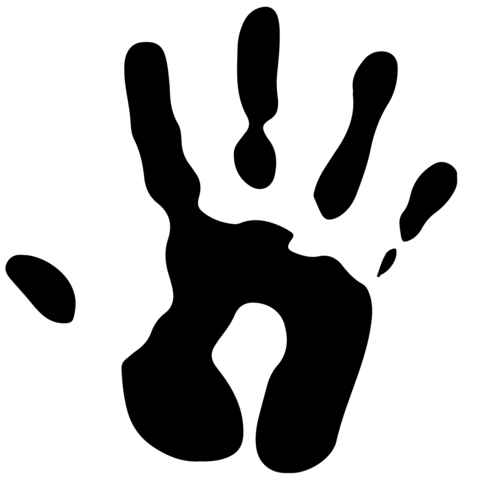
#> input picture Notebooks/hand.png, 480 x 480 px
$ jupyter execute --allow-errors math_lab_11_HART.ipynb   (shell and % lines are left out)   (older library calls are emulated)
#> lines starting #> are read from the running program, lines starting #| are printed output that depends on the picture
<h1>Table of Contents<span class="tocSkip"></span></h1>
<div class="toc"><ul class="toc-item"><li><span><a href="#PSAM-Math-Lab-11:-Visualizing-Solutions-to-Partial-Differential-Equations" data-toc-modified-id="PSAM-Math-Lab-11:-Visualizing-Solutions-to-Partial-Differential-Equations-1">PSAM Math Lab 11: Visualizing Solutions to Partial Differential Equations</a></span><ul class="toc-item"><li><span><a href="#Solving-The-Heat-Equation-(Laplace's-Equation)-with-Python" data-toc-modified-id="Solving-The-Heat-Equation-(Laplace's-Equation)-with-Python-1.1">Solving The Heat Equation (Laplace's Equation) with Python</a></span><ul class="toc-item"><li><span><a href="#Simplification-and-Spatial-Discretization-of-The-Steady-State-Heat-Equation-in-2D-and-3D-cartesian-coordinates." data-toc-modified-id="Simplification-and-Spatial-Discretization-of-The-Steady-State-Heat-Equation-in-2D-and-3D-cartesian-coordinates.-1.1.1">Simplification and Spatial Discretization of The Steady State Heat Equation in 2D and 3D cartesian coordinates.</a></span><ul class="toc-item"><li><span><a href="#Relaxation-Method" data-toc-modified-id="Relaxation-Method-1.1.1.1">Relaxation Method</a></span></li></ul></li><li><span><a href="#Visualizing-The-Solution" data-toc-modified-id="Visualizing-The-Solution-1.1.2">Visualizing The Solution</a></span><ul class="toc-item"><li><span><a href="#Reusable-Code" data-toc-modified-id="Reusable-Code-1.1.2.1">Reusable Code</a></span></li></ul></li></ul></li><li><span><a href="#Solving-the-Heat-Flow-(Schroedinger)-Equation" data-toc-modified-id="Solving-the-Heat-Flow-(Schroedinger)-Equation-1.2">Solving the Heat Flow (Schroedinger) Equation</a></span><ul class="toc-item"><li><ul class="toc-item"><li><span><a href="#Rethinking-discretization-of-Laplace's-Equation" data-toc-modified-id="Rethinking-discretization-of-Laplace's-Equation-1.2.0.1">Rethinking discretization of Laplace's Equation</a></span></li></ul></li><li><span><a href="#Warm-Handprint-on-Surface-(Cool!)" data-toc-modified-id="Warm-Handprint-on-Surface-(Cool!)-1.2.1">Warm Handprint on Surface (Cool!)</a></span></li></ul></li><li><span><a href="#Part-3:-Visualizing-Particular-Solutions-to-the-Wave-Equation-(the-Vibrating-String)" data-toc-modified-id="Part-3:-Visualizing-Particular-Solutions-to-the-Wave-Equation-(the-Vibrating-String)-1.3">Part 3: Visualizing Particular Solutions to the Wave Equation (the Vibrating String)</a></span></li><li><span><a href="#Part-4:-Circulation,-Curl,-and-Stokes'-Theorem;-the-Fundamental-Theorems-of-Vector-Calculus" data-toc-modified-id="Part-4:-Circulation,-Curl,-and-Stokes'-Theorem;-the-Fundamental-Theorems-of-Vector-Calculus-1.4">Part 4: Circulation, Curl, and Stokes' Theorem; the Fundamental Theorems of Vector Calculus</a></span></li></ul></li></ul></div>

I used these __Additional Resources:__
1. Computational Physics with Python by Dr. Eric Ayars of California State University, Chico. <a href="http://www.fizika.unios.hr/rf/wp-content/uploads/sites/67/2011/02/CPwP.pdf">Available for download (PDF) here</a>.
2. <a href="https://www.codeproject.com/articles/1087025/%2fArticles%2f1087025%2fUsing-Python-to-Solve-Computational-Physics-Proble">Using Python to Solve Computational Physics Problems</a> by Garbel Nervadof on Code Project. __*Note that Code Project author incorrectly coded the boundary conditions. I've fixed the error, as demonstrated by my code below*__

__Optimizing performance:__
The discretized solution to Laplace's Equation is extra bad (the good kind of bad) because it is very, very easily compiled into C code using just-in-time compiling.

Even better, we can <a href="https://numba.pydata.org/numba-doc/0.11/prange.html">parallelize the computation</a> or even use CUDA to run the computations on our GPU. If we want to calculate complicated heat transfer or charge distributions, we can make the computations wicked fast (compared to single-threaded CPU computing) with almost no additional effort. The only caveat is that parallelizing and GPU computing require that we use use Python built-ins exclusively... so no numpy arrays.

More information can be found here.
https://murillogroupmsu.com/julia-set-speed-comparison/

For convenience we'll use NumPy since its familiar and written on top of C/C++. We'll use Numpy + Just-In-Time compiling to give a drastic speed boost to calculating the steady state distribution. We'll use Numpy for the Heat Flow problems--we can use `@jit` compiling as well, but we won't see much of a boost.

*After giving JIT a shot I found that the arrays of data were behaving in an unexcpected way. I wasn't able to figure out in a timely manner what the issue was. JIT seems to work perfectly well for calculating the steady state distribution, but the time series wasn't responding well. I believe that Numba may be attempting to parallelize the computations, which become unstable during parallel computation. Patches of the output images seemed to be clipped away, containing NaN values.*

*Nonetheless, the code is pretty fast.*

I read but *did not* use code/math from these __Additional Resources:__

3. <a href="https://fenicsproject.org/pub/tutorial/html/._ftut1001.html#table_of_contents">Fenics Project: Solving PDEs with Python</a>

4. <a href="https://hinderedsettling.com/2015/02/06/exploring-the-diffusion-equation-with-python/">Exploring the Diffusion Equation with Python</a>

5. <a href="http://www.math-cs.gordon.edu/courses/mat342/python.html">Gordon College of Mathematics and Science: Python for Computation Mathematics and Physics Demos and Projects</a>

6. <a href="https://nbviewer.jupyter.org/github/barbagroup/CFDPython/tree/master/lessons/">Dr. Lorena A. Barbara's 12-Step Crash Course in Python for Fluid Dynamics</a>

# PSAM Math Lab 11: Visualizing Solutions to Partial Differential Equations

__Goals:__

1) Use Python and simulations to visualize solutions to some physical situations that are modeled by partial differential equations.

2) Get ahead on Week 9 MVVC reading

## Solving The Heat Equation (Laplace's Equation) with Python

Laplace's Equation for heat conduction can be given in 3D as follows:

$$ \frac{\partial{^2T}}{\partial{x^2}} + \frac{\partial{^2T}}{\partial{y^2}} + \frac{\partial{^2T}}{\partial{z^2}} = 0$$

We only have to solve the heat equation for idealized plates in two dimensions. We'll represent Laplace's Equation in three dimensions, and easily adapt the method to two dimensions.<br /><br />

To do this with *Python* we'll have to break space into a grid of evenly spaced discrete points. We'll develop a simplified expression of Laplace's Equation and use it to solve for the potential $T$. Very quickly in the discretization process we'll find out something very exciting: the value of $T$ at a given point in the grid is the average of all its neighboring points.<br /><br />

We'll only have to write and algorithm that passes over our grid until the change in value of a point is below our pre-determined tolerance... since we'll be working with very simple systems we can just set the number of passes to a sufficiently high value without having to worry about computation time or precision.

### Simplification and Spatial Discretization of The Steady State Heat Equation in 2D and 3D cartesian coordinates.

See <a href="http://www.fizika.unios.hr/rf/wp-content/uploads/sites/67/2011/02/CPwP.pdf">Computational Physics with Python by Dr. Eric Ayars of California State University,</a> beginning at page 141.

We can write the first derivative of $T$ with respect to $x$ at $x = x_{i+\frac{1}{2}}$ as the approximation:

$$\frac{\partial{T}}{\partial{x}} \approx \frac{T(x_{i+1}) - T(x_{i-1})}{\Delta x}$$

We simplify our notation such that
$$T(x_i) = T_i$$
$$T(x_{i+1},y_{j},z_{k}) = T_{i+1,j,k}$$
$$T(x_{i},y_{j},z_{k}) = T_{ijk}$$

Similarly we can write

$$\frac{\partial{T_{i-\frac{1}{2}}}}{\partial{x}} \approx \frac{T_{i} - T_{i-1}}{\Delta x}$$

We need to find each $T_i$, so:

$$\frac{\partial{T_i}}{\partial{x}} \approx \frac{T(x_{i+\frac{1}{2}}) - T(x_{i-\frac{1}{2}})}{\Delta x}$$

We've been working with first derivatives. What we really need is the *second* derivative:

$$\frac{\partial{^2T_i}}{\partial{x^2}} \approx \frac{T(x_{i+\frac{1}{2}}) - T(x_{i-\frac{1}{2}})}{\Delta x^2}$$

Now we plug this back into Laplace's Equation and simplify. There will appear to be a bit of a jump to the expression for $T_{ijk}$ that's given next, but it works out very simply on paper:

$$T_{ijk} = \frac{1}{6}[T_{i+1,j,k}+T_{i-1,j,k}+T_{i,+1j,k}+T_{i,j-1,k}+T_{i,j,k+1}+T_{i,j,k-1}]$$

As it turns out, what this tells us is that on a grid of evenly spaced discrete points, the temperature at a given point is equal to the average of the temperature of all the points around it. Cool!

In two dimensions it is even more simple and works out to be:

$$T_{ij} = \frac{1}{4}[T_{i+1,j,}+T_{i-1,j,}+T_{i,+1j,}+T_{i,j-1,}]$$

Once you work this out on paper, head over to <a href="https://www.codeproject.com/articles/1087025/%2fArticles%2f1087025%2fUsing-Python-to-Solve-Computational-Physics-Proble">the Code Project article</a> and look at the illustrations and the code. It will make even more sense.

#### Relaxation Method

The *relaxation method* entails giving a guess as to average value of the temperature over the whole plate. It can start at zero, but even the roughest guess will speed up calculation if its closer than zero to the average value across the plate. This won't effect the end result, just the calculation time.

### Visualizing The Solution

Consider a plate with dimensions $10cm \times 20cm$.

The Temperature on the bottom and top sides of the plate is held at 100 degrees, and zero on the left and right sides.

For our relaxation we'll choose a starting guess of 20 degrees.

#### Reusable Code

This can be resued for any rectangular plate in 2 dimensions.

[cell 1]
import matplotlib as mpl
import matplotlib.pyplot as plt
import matplotlib.ticker as plticker
import numpy as np

# Set the number of iterations through our grid of data points
# This means we assume it converges within 550 iterations
maxiter = 500

# Set dimensions of our plate and the delta (step size in x- and y- directions)
lenx, leny = 10, 10
delta = 1

# Bountary conditions
Ttop = 100
Tbottom = 30
Tleft = 0
Tright = 0

# Initial guess of interior temp (relaxation)
Tguess = 30

# Set the color interpolation and color map
# Color interpolation sets the number of regions of color... try changing it to see.
# 10 gives a color map with many tide lines, 250 gives a smooth, expensive map
colorinterpolation = 250
colorMap = plt.cm.inferno

# Set a meshgrid, analagous to the graph drawn above
# This represents the discrete points across the grid
# We'll use this to plot the solution
if lenx < leny:
    X, Y = np.mgrid[0:lenx:10j, 0:leny:(leny/lenx)*10j]
else:
    X, Y = np.mgrid[0:lenx:(lenx/leny)*10j, 0:leny:10j]

# Set the array we'll do calculations on
# and set the interior value our guess value
T = np.empty((lenx, leny))
T.fill(Tguess)
# Set boundary conditions
T[:, :1] = Tbottom
T[(lenx-1):, :] = Tright
T[:1, :] = Tleft
T[:, (leny-1):] = Ttop

# Print out our array of initial data points on our discretized rectangular plate
# Note that in order to orient the printed output we have to translate rows to columns
# then print it out backwards. Kind of silly!
print("Initial Temperatures across plate:\n", T.T[::-1])

for iteration in range(0, maxiter):
    for i in range(1, lenx-1, delta):
        for j in range(1, leny-1, delta):
            T[i, j] = 0.25 * (T[i+1][j] + T[i-1][j] + T[i][j+1] + T[i][j-1])


# Draw a contour plot
plt.figure(figsize=[4, 8])
plt.title("Map of Heat Flow")
plt.contourf(X, Y, T, colorinterpolation, cmap=colorMap)
plt.colorbar()

plt.show()
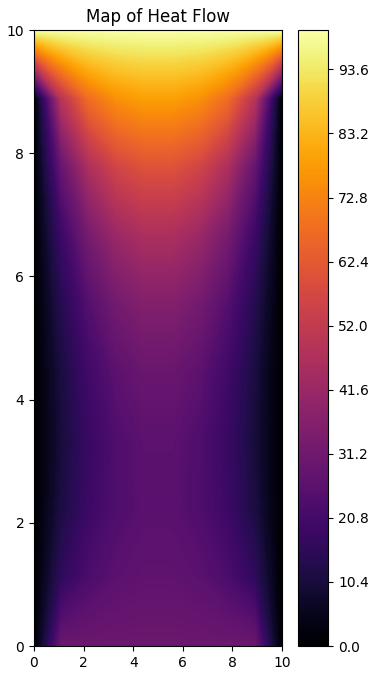
#> figure drawn by matplotlib, 2 panels

# Draw a 3D plot
from mpl_toolkits.mplot3d import Axes3D
fig = plt.figure()
ax = fig.add_subplot(111, projection='3d')
ax.plot_surface(X=X, Y=Y, Z=T, cmap=colorMap)
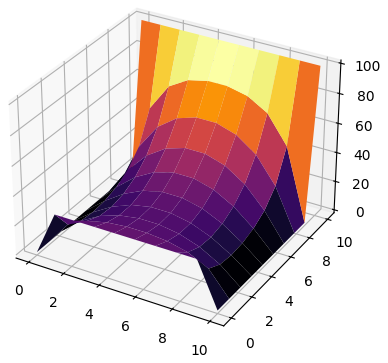
#> figure drawn by matplotlib, 1 panel

Note: by printing the array of values we can make it easier to debug our code and assure that our initial values are as they should be.

The code above is very versatile. With a few minor additions we can add regions of nearly and common shape that are held at a constant temperature. We can also adapt the fnite approximation method to the heat flow equation, which we'll see next.

## Solving the Heat Flow (Schroedinger) Equation

https://scipython.com/book/chapter-7-matplotlib/examples/the-two-dimensional-diffusion-equation/

https://github.com/zsylvester/notebooks/blob/master/diffusion_equation.ipynb

https://hinderedsettling.com/2015/02/06/exploring-the-diffusion-equation-with-python/

The Heat Flow Equation is given

$$\nabla^2u = \alpha^{-2}\frac{\partial u}{\partial t}$$

Which can be equivalently expressed as

$$ \alpha^2(\frac{\partial{^2u}}{\partial{x^2}} + \frac{\partial{^2u}}{\partial{y^2}} + \frac{\partial{^2u}}{\partial{z^2}}) - \frac{\partial u}{\partial t} = 0$$

where $u$ is the temperature at time $t$ at a given point in space.

Using the same method that we used for Laplace's Heat Equation, we'll apply a discrete approximation using finite differences.

We simplify our notation such that
$$u(x_i, t^n) = u^n_i$$
$$u(x_{i+1},y_{j},z_{k}, t^n) = u^n_{i+1,j,k}$$
$$u(x_{i},y_{j},z_{k}, t^{n+1}) = u^{n+1}_{ijk}$$

Note that $n$ is not an exponent, but represents the $n$th time step.

Working in just one spatial dimension to start, we can write the first derivative of $u$ with respect to $x$ at $x = x_{i+\frac{1}{2}}$ and timestep $t^n$ as the approximation:

$$\frac{\partial{^2u^n}}{\partial{x^2}} \approx \frac{u^n(x_{i+1}) - u^n(x_{i-1})}{\Delta x^2}$$

Similarly we can write

$$\frac{\partial{^2u^n_{i-\frac{1}{2}}}}{\partial{x^2}} \approx \frac{u^n_{i} - u^n_{i-1}}{\Delta x^2}$$

We need to find each $u^n_i$, so:

$$\frac{\partial{^2u^n_i}}{\partial{x^2}} \approx \frac{u^n(x_{i+\frac{1}{2}}) - u^n(x_{i-\frac{1}{2}})}{\Delta x^2} = \frac{u^n_{i+1} + u^n_{i-1} - 2u^n_i}{\Delta x^2}$$

Now we extend this to three dimensions, just as we did with Laplace's heat equation, and plug back into The Heat Flow Equation:

$$\alpha^2(\frac{u^n_{i+1,j,k} + u^n_{i-1,j,k} - 2u^n_{i,j,k}}{\Delta x^2} + \frac{u^n_{i,j+1,k} + u^n_{i,j-1,k} - 2u^n_{i,j,k}}{\Delta y^2} + \frac{u^n_{i,j,k+1} + u^n_{i,j,k-1} - 2u^n_{i,j,k}}{\Delta z^2}) = \frac{\partial{u}}{\partial{t}}$$

Similarly, we need to consider the time-dependent term of the Heat Flow Equation:

$$\frac{\partial{u}}{\partial{t}}$$

We are interested in finding the temperature at a given point in space, one timestep after $t^n$. This means we want to find $u^{n+1}_{i,j,k}$, which happens at time $t^{n+1}$

Applying the finite differences method here, we have

$$\frac{\partial{u}}{\partial{t}} \approx \frac{u^{n+1}_{i,j,k} - u^{n}_{i,j,k}}{\Delta t}$$

Next, we plug this into the Schroedinger Equation (Heat Flow Equation) and solve for our golden nugget, $u^{n+1}_{i,j,k}$

What we get is a very long equation:

$${u^{n+1}_{i,j,k}} = \alpha^2{\Delta t}(\frac{u^n_{i+1,j,k} + u^n_{i-1,j,k} - 2u^n_{i,j,k}}{\Delta x^2} + \frac{u^n_{i,j+1,k} + u^n_{i,j-1,k} - 2u^n_{i,j,k}}{\Delta y^2} + \frac{u^n_{i,j,k+1} + u^n_{i,j,k-1} - 2u^n_{i,j,k}}{\Delta z^2}) + u^{n}_{i,j,k}$$

This will easily scale down to two dimensions when we do this with code.

In the code below, each iteration of `do_timestep` updates the temperature array `u` from the results of the previous timestep `u0`.

 We could implement nested loops just like we did for the heat equation code, as this would be simplest.

#> (a cell that did not finish here is left out)

Instead of nested loops, we'll vectorize the whole operation using NumPy arrays.

#### Rethinking discretization of Laplace's Equation

We want to be able to produce a time-domain dependent system (diffusion) that has come to a particular steady state, so we will rethink our code from the heat equation to make it better and more versatile. In particular, what we want to change is the dependency on equal step sizes in each cartesian direction. Then we'll write code to solve for heat flow after $t=0$

[cell 3]
import matplotlib.pyplot as plt
import numpy as np

# Set the number of iterations to use when finding initial steady state
# This means we assume it converges within 550 iterations
maxiter = 500

# Set the number of time steps
nsteps = 1001

# Output figures at these timesteps
Tfigs = [0, 4, 25, 50, 100, 250, 500, 1000]
fignum = 0  # Will act as an index for generating figures

# Set dimensions of our plate
w, h = 10, 10

# thermal diffusivity, note that this is the same as alpha^2 from the heat flow equation.
D = 4  # Thermal diffusivity of steel, mm2.s-1
# D = 1  # Keep it simple.

# set the cartesian area elements
dx, dy = 0.1, 0.2

# SEE: second derivatives of spatially-dependent terms
dx2, dy2 = (dx*dx), (dy*dy)
dt = dx2*dy2 / (2 * D * (dx2 + dy2))

# number of discrete points in each cardinal direction
nx, ny = int(w/dx), int(h/dy)

# Relaxation Method: Initial guess of interior temp
# This is for finding the initial steady state
Tguess = 20

# Initialize the array we'll do calculations on
# and set the interior value to Tguess
u0_ = np.empty((nx, ny))
u0_.fill(Tguess)

# Bountary conditions
Ttop = 100
Tbottom = 30
Tleft = 0
Tright = 0

# Set a meshgrid, analagous to the graph drawn above
# This represents the discrete points across the grid
# We'll use this to plot the solution
X, Y = np.mgrid[0:w:nx*1j, 0:h:ny*1j]

# Set boundary conditions for the steady state before t=0
u0_[:, :1] = Tbottom
u0_[(nx-1):, :] = Tright
u0_[:1, :] = Tleft
u0_[:, (ny-1):] = Ttop

# Print out our array of initial data points on our discretized rectangular plate
# Note that in order to orient the printed output we have to translate rows to columns
# then print it out backwards. Kind of silly!
# np.set_printoptions(threshold=np.inf)
print("Initial Temperatures across plate:\n", u0_.T[::-1])
# np.set_printoptions(threshold=1000)


def steady_state_dist(niter, w, h, nx, ny, T):
#> called with niter = 500, w = 10, h = 10, nx = 100, ny = 50
    for iteration in range(0, niter):
        for i in range(1, nx-1):
            for j in range(1, ny-1):
                T[i, j] = (0.25) * (T[i+1][j] + T[i-1][j] +
                                    T[i][j+1] + T[i][j-1])
    return T


# Find initial steady state and initialize array u
u0 = steady_state_dist(maxiter, w, h, nx, ny, u0_)
u = np.empty((nx, ny))

# Draw a contour plot of steady state distributions
colorinterpolation = 500
colorMap = plt.cm.inferno
plt.figure(figsize=[8, 8])
plt.title("Map of Heat Flow")
plt.contourf(X, Y, u0, colorinterpolation, cmap=colorMap)
plt.colorbar()

plt.show()
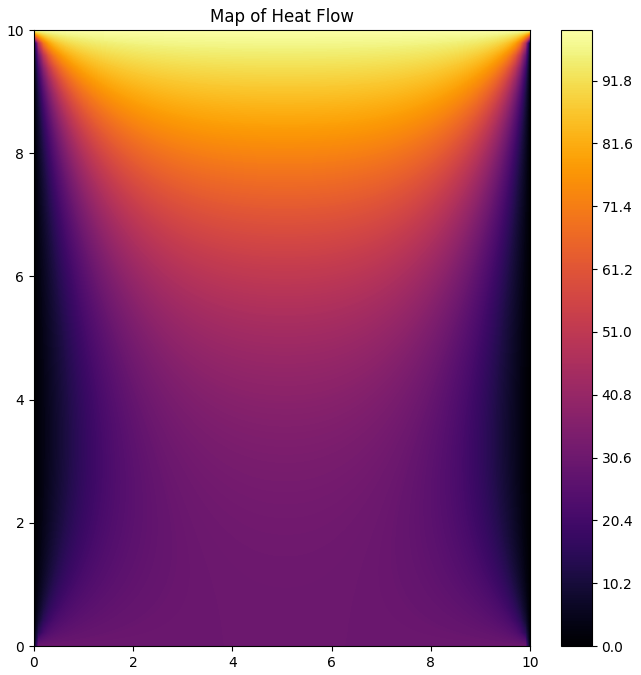
#> figure drawn by matplotlib, 2 panels

# Draw a 3D plot
from mpl_toolkits.mplot3d import Axes3D
fig = plt.figure()
ax = fig.add_subplot(111, projection='3d')
ax.plot_surface(X=X, Y=Y, Z=u0, cmap=colorMap)
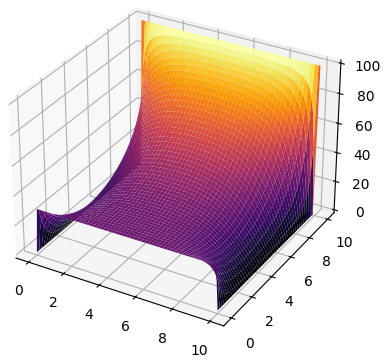
#> figure drawn by matplotlib, 1 panel

[cell 4]
# New initial conditions, version 1
Ttop_new = 0
Tbottom_new = 100
Tleft_new = 100
Tright_new = 0

# Set new conditions for the steady state before t=0
u0[:, :5] = Tbottom_new
u0[(nx-5):, :] = Tright_new
u0[:5, :] = Tleft_new
u0[:, (ny-5):] = Ttop_new

[cell 5]
Tinner_new = 200

# New initial conditions version 2 - ring of inner radius r, width dr centred at (cx,cy) (mm)
r, cx, cy = 1, 7, 2
r2 = r**2
for i in range(nx):
    for j in range(ny):
        p2 = (i*dx-cx)**2 + (j*dy-cy)**2
        if p2 < r2:
            u0[i, j] = Tinner_new

[cell 6]
def do_timesteps(u0, u):
    # Propagate with forward-difference in time, central-difference in space
    u[1:-1, 1:-1] = u0[1:-1, 1:-1] + D * dt * (
        (u0[2:, 1:-1] - 2*u0[1:-1, 1:-1] + u0[:-2, 1:-1])/dx2
        + (u0[1:-1, 2:] - 2*u0[1:-1, 1:-1] + u0[1:-1, :-2])/dy2)

    u0[:] = u
    return u0, u


# Set the color interpolation and color map
# Color interpolation sets the number of regions of color... try changing it to see.
# 10 gives a color map with many tide lines, 250 gives a smooth, expensive map
colorinterpolation = 250
colorMap = plt.cm.inferno


# Run time series and draw heat flow snapshots
fig = plt.figure(figsize=[12, 15])
fignum = 0

for n in range(nsteps):
    u0, u = do_timesteps(u0, u)
    if n in Tfigs:
        fignum += 1
        ax = fig.add_subplot(420 + fignum)
        #im = ax.imshow(u.copy(), cmap=colorMap)
        im = ax.contourf(X, Y, u, colorinterpolation, cmap=colorMap)
        ax.set_title('timestep: {}'.format(n))

fig.subplots_adjust(right=0.85)
cbar_ax = fig.add_axes([0.9, 0.15, 0.03, 0.7])
cbar_ax.set_xlabel('Temp Scale', labelpad=20)
fig.colorbar(im, cax=cbar_ax)
plt.show()
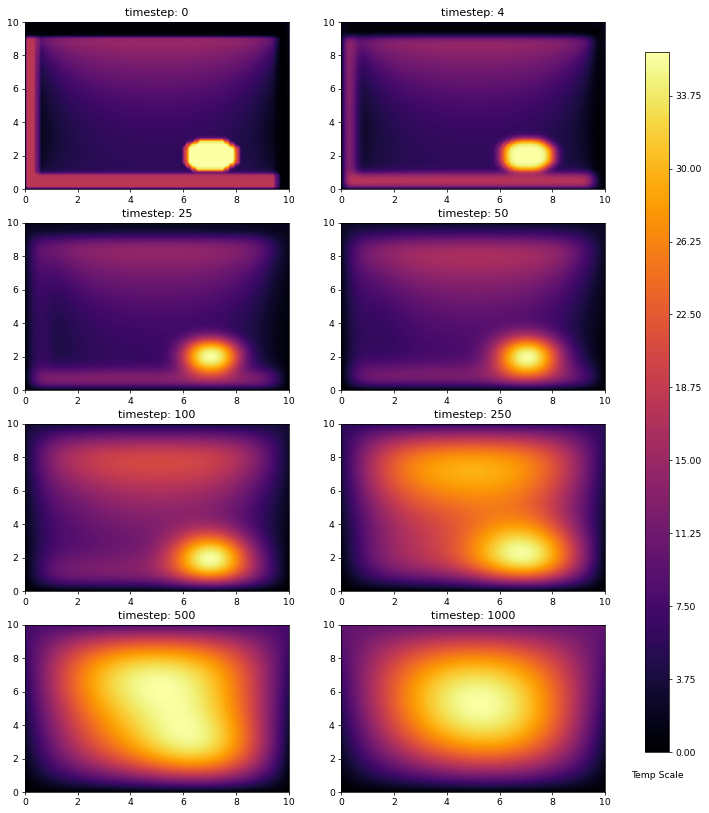
#> figure drawn by matplotlib, 9 panels

# [5 lines of commented-out code are left out]

### Warm Handprint on Surface (Cool!)

Check out this video of heat dissipating from a mattress... we're going to produce some results that look strikingly similar. <a href="https://www.youtube.com/watch?v=zsjxxX6voTQ">Video Link</a>

We've set the initial conditions to simulate a 98-degree farenheit human hand on a 63-degree surface. We let it get to a steady state, then remove the hand and watch the warmth fade.

[cell 7]
from skimage import io
from skimage.transform import rescale, resize, downscale_local_mean
from skimage.color import rgb2gray
import matplotlib.pyplot as plt
import numpy as np

image = rescale(rgb2gray(io.imread('hand.png')), 1.0 / 6.0,
                anti_aliasing=False, multichannel=False, mode='constant')

print(type(image))
#| <class 'numpy.ndarray'>
#> (the rest of the program and of its run is left out)
